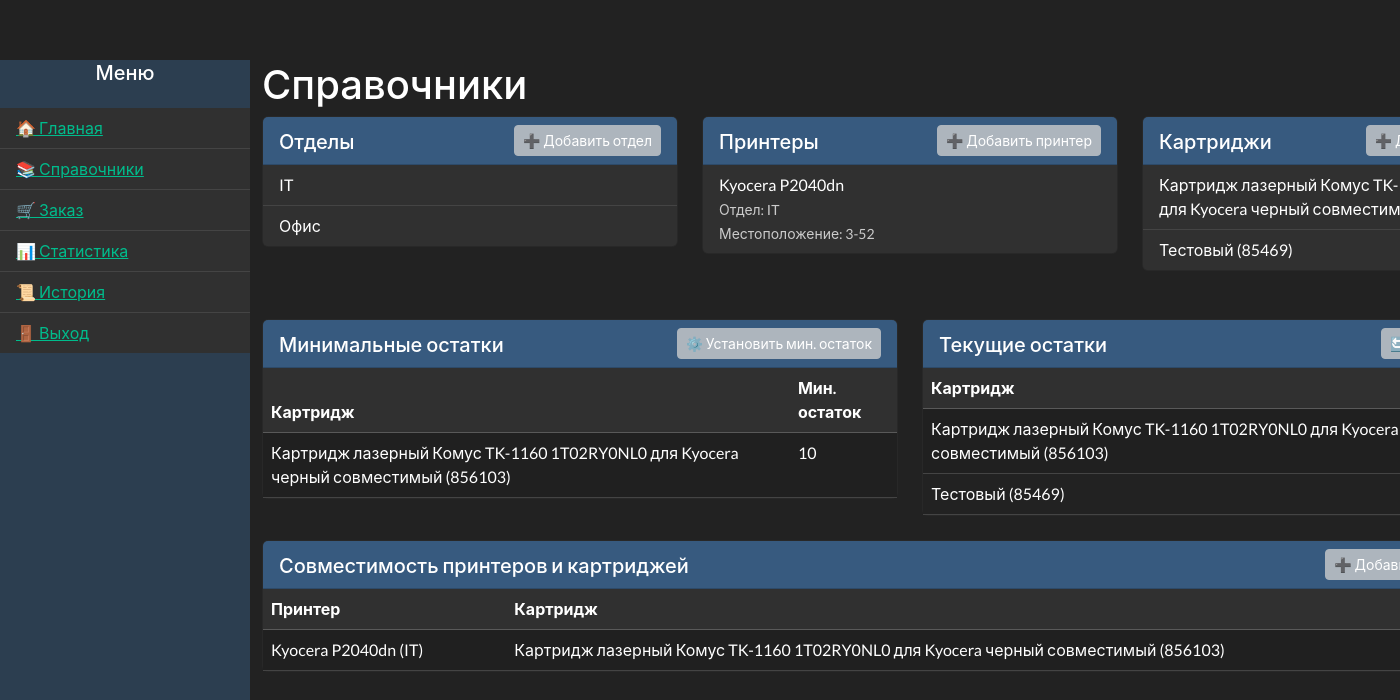
The page /cartridges/reference/ (signed in) on the database as committed earlier.
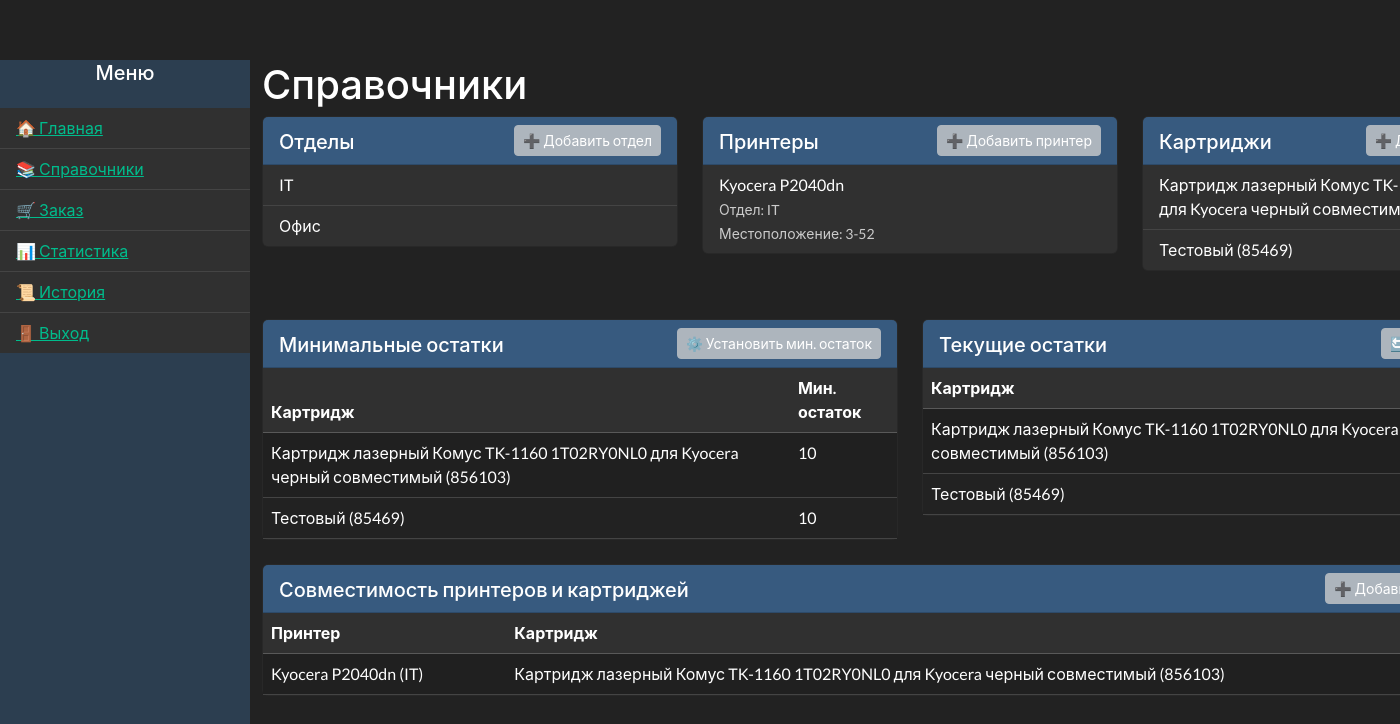
The same page on the database as committed later.
### cartridges/models.py (models this page shows, shortened)
class Department(models.Model):
    name = models.CharField("Название отдела", max_length=100)
    def __str__(self):
        return self.name

class Printer(models.Model):
    name = models.CharField("Модель принтера", max_length=100)
    department = models.ForeignKey(Department, on_delete=models.CASCADE)
    location = models.CharField("Местоположение", max_length=200)
    def __str__(self):
        return f"{self.name} ({self.department})"

class Cartridge(models.Model):
    name = models.CharField("Название", max_length=100)
    article = models.CharField("Артикул", max_length=50, unique=True)
    def __str__(self):
        return f"{self.name} ({self.article})"

class CartridgeMinStockGlobal(models.Model):
    cartridge = models.OneToOneField(
        Cartridge,
        on_delete=models.CASCADE,
        related_name='minstock'  # Теперь доступен как cartridge.minstock
    )
    min_stock = models.PositiveIntegerField("Минимальный остаток")

class CartridgeInventory(models.Model):
    cartridge = models.ForeignKey(
        Cartridge,
        on_delete=models.CASCADE,
        related_name='inventory'
    )
    current_stock = models.PositiveIntegerField("Остаток")

class PrinterCartridge(models.Model):
    printer = models.ForeignKey(Printer, on_delete=models.CASCADE)
    cartridge = models.ForeignKey(Cartridge, on_delete=models.CASCADE)
    class Meta:
        verbose_name = "Совместимость"
        verbose_name_plural = "Совместимости"

### cartridges/views.py (the view)
# urls.py: path('reference/', views.reference, name='reference'),
@login_required
def reference(request):
    departments = Department.objects.all()
    printers = Printer.objects.select_related('department').all()
    cartridges = Cartridge.objects.all()
    min_stocks = CartridgeMinStockGlobal.objects.select_related('cartridge').all()
    current_stocks = CartridgeInventory.objects.select_related('cartridge').all()
    compatibilities = PrinterCartridge.objects.select_related('printer', 'cartridge').all()
    context = {
        'departments': departments,
        'printers': printers,
        'cartridges': cartridges,
        'min_stocks': min_stocks,
        'current_stocks': current_stocks,
        'compatibilities': compatibilities,
    }
    return render(request, 'cartridges/reference.html', context)

### cartridges/templates/cartridges/reference.html (shortened to what this page needs)
{% extends "cartridges/base.html" %}
{% block content %}
<h2>Справочники</h2>
<div class="row g-4">
    <div class="col-md-4">
        <div class="card mb-4">
            <div class="card-header bg-primary text-white d-flex justify-content-between align-items-center">
                <h5 class="card-title mb-0">Отделы</h5>
                <a href="{% url 'add_department' %}" class="btn btn-light btn-sm">➕ Добавить отдел</a>
            </div>
            <ul class="list-group list-group-flush">
                {% for department in departments %}
                <li class="list-group-item">{{ department.name }}</li>
                {% empty %}
                <li class="list-group-item text-muted">Нет данных</li>
                {% endfor %}
            </ul>
        </div>
    </div>
    <div class="col-md-4">
        <div class="card mb-4">
            <div class="card-header bg-primary text-white d-flex justify-content-between align-items-center">
                <h5 class="card-title mb-0">Принтеры</h5>
                <a href="{% url 'add_printer' %}" class="btn btn-light btn-sm">➕ Добавить принтер</a>
            </div>
            <ul class="list-group list-group-flush">
                {% for printer in printers %}
                <li class="list-group-item">
                    {{ printer.name }}<br/>
                    <small class="text-muted">Отдел: {{ printer.department }}</small><br/>
                    <small class="text-muted">Местоположение: {{ printer.location }}</small>
                </li>
                {% empty %}
                <li class="list-group-item text-muted">Нет данных</li>
                {% endfor %}
            </ul>
        </div>
    </div>
    <div class="col-md-4">
        <div class="card mb-4">
            <div class="card-header bg-primary text-white d-flex justify-content-between align-items-center">
                <h5 class="card-title mb-0">Картриджи</h5>
                <a href="{% url 'add_cartridge' %}" class="btn btn-light btn-sm">➕ Добавить картридж</a>
            </div>
            <ul class="list-group list-group-flush">
                {% for cartridge in cartridges %}
                <li class="list-group-item">{{ cartridge.name }} ({{ cartridge.article }})</li>
                {% empty %}
                <li class="list-group-item text-muted">Нет данных</li>
                {% endfor %}
            </ul>
        </div>
    </div>
    <div class="col-md-6">
        <div class="card mb-4">
            <div class="card-header bg-primary text-white d-flex justify-content-between align-items-center">
                <h5 class="card-title mb-0">Минимальные остатки</h5>
                <a href="{% url 'set_min_stock_global' %}" class="btn btn-light btn-sm">⚙️ Установить мин. остаток</a>
            </div>
            <div class="card-body p-0">
                {% if min_stocks %}
                <table class="table table-striped table-hover mb-0">
                    <thead class="table-dark">
                    <tr>
                        <th>Картридж</th>
                        <th>Мин. остаток</th>
                    </tr>
                    </thead>
                    <tbody>
                    {% for stock in min_stocks %}
                    <tr>
                        <td>{{ stock.cartridge }}</td>
                        <td>{{ stock.min_stock }}</td>
                    </tr>
                    {% endfor %}
                    </tbody>
                </table>
                {% else %}
                <p class="text-muted m-3">Нет данных</p>
                {% endif %}
            </div>
        </div>
    </div>
    <div class="col-md-6">
        <div class="card mb-4">
            <div class="card-header bg-primary text-white d-flex justify-content-between align-items-center">
                <h5 class="card-title mb-0">Текущие остатки</h5>
                <a href="{% url 'set_current_stock' %}" class="btn btn-light btn-sm">🔄 Обновить остаток</a>
            </div>
            <div class="card-body p-0">
                {% if current_stocks %}
                <table class="table table-striped table-hover mb-0">
                    <thead class="table-dark">
                    <tr>
                        <th>Картридж</th>
                    </tr>
                    </thead>
                    <tbody>
                    {% for stock in current_stocks %}
                    <tr>
                        <td>{{ stock.cartridge }}</td>
                    </tr>
                    {% endfor %}
                    </tbody>
                </table>
                {% else %}
                <p class="text-muted m-3">Нет данных</p>
                {% endif %}
            </div>
        </div>
    </div>
</div>
<div class="col-md-12">
    <div class="card mb-4">
        <div class="card-header bg-primary text-white d-flex justify-content-between align-items-center">
            <h5 class="card-title mb-0">Совместимость принтеров и картриджей</h5>
            <a href="{% url 'add_compatibility' %}" class="btn btn-light btn-sm">➕ Добавить совместимость</a>
        </div>
        <div class="card-body p-0">
            {% if compatibilities %}
            <table class="table table-striped table-hover mb-0">
                <thead class="table-dark">
                <tr>
                    <th>Принтер</th>
                    <th>Картридж</th>
                </tr>
                </thead>
                <tbody>
                {% for compatibility in compatibilities %}
                <tr>
                    <td>{{ compatibility.printer }}</td>
                    <td>{{ compatibility.cartridge }}</td>
                </tr>
                {% endfor %}
                </tbody>
            </table>
            {% else %}
            <p class="text-muted m-3">Нет данных</p>
            {% endif %}
        </div>
    </div>
</div>
{% endblock %}

### cartridges/templates/cartridges/base.html (shortened to what this page needs)
<!DOCTYPE html>
<html lang="ru">
<head>
    <link href="https://cdn.jsdelivr.net/npm/bootstrap@5.3.3/dist/css/bootstrap.min.css"  rel="stylesheet">
    <link href="https://bootswatch.com/5/darkly/bootstrap.min.css"  rel="stylesheet">
</head>
<body>
<div class="d-none d-md-block sidebar">
    <h5 class="text-center mb-4">Меню</h5>
    <ul class="list-group list-group-flush">
        <li class="list-group-item">
            <a href="{% url 'index' %}">🏠 Главная</a>
        </li>
        <li class="list-group-item">
            <a href="{% url 'reference' %}">📚 Справочники</a>
        </li>
        <li class="list-group-item">
            <a href="{% url 'order' %}">🛒 Заказ</a>
        </li>
        <li class="list-group-item">
            <a href="{% url 'stats' %}">📊 Статистика</a>
        </li>
        <li class="list-group-item">
            <a href="#">📜 История</a>
        </li>
        <li class="list-group-item">
            <a href="#">🚪 Выход</a>
        </li>
    </ul>
</div>
<div class="container content">
    {% block content %}
    {% endblock %}
</div>
</body>
</html>

### cartridges/templates/cartridges/base.html (style rules this page uses)
body { padding-top: 60px; }
.sidebar { position: fixed; top: 60px; bottom: 0; left: 0; width: 250px; background-color: #2c3e50; color: white; overflow-y: auto; }
.content { margin-left: 250px; }

Rows that differ between the two databases and show on the page:
added CartridgeMinStockGlobal: cartridge "Тестовый (85469)", min_stock "10"
